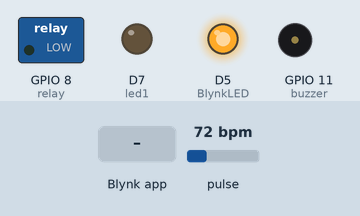
Recording of a sketch running on a simulated ESP8266 (NodeMCU). Shown: switched loads named in the sketch (green lamp = pin HIGH), output pins drawn as LEDs (lit = HIGH), buzzer (waves = sounding, pin HIGH). The test bench sets the inputs (shaded band); at power-on: pulse 72 bpm. WiFi joins after 1.5 s; servers stay silent unless stated; what the sketch prints to the serial monitor is not drawn.

Above: at 4.1 s.
4.2 s: Blynk app writes 1 to V0
At 5.0 s:
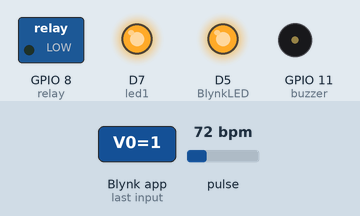
5.7 s: Blynk app writes 0 to V0
At 6.3 s:
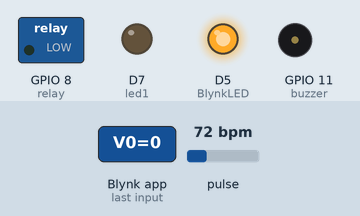
7.4 s: Blynk app writes 200 to V0
At 8.0 s:
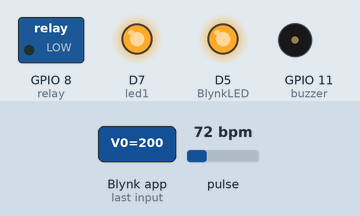
Timing chart, 0 to 10.4 s (numbered marks = the images above; inputs shaded):
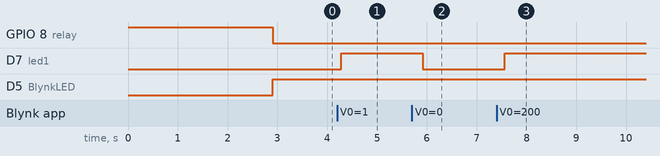

The sketch:

Advance_Seatbelt.ino
```cpp
#define USE_ARDUINO_INTERRUPTS true    // Set-up low-level interrupts for most acurate BPM math.
#include <PulseSensorPlayground.h>     // Includes the PulseSensorPlayground Library.

#define BLYNK_TEMPLATE_ID "TMPL3_p9T5jnL"
#define BLYNK_TEMPLATE_NAME "SmartLEDS"
#define BLYNK_AUTH_TOKEN "XVoGxQX2SixExD8HsHjno6IYukvBF1Vq"

#define BLYNK_PRINT Serial

#include <ESP8266WiFi.h>
#include <BlynkSimpleEsp8266.h>

//server status led
#define BlynkLED D5

//buttons and led pins
#define btn1 D1

#define led1 D7

//  Variables
const int PulseWire = 0;       // PulseSensor PURPLE WIRE connected to ANALOG PIN 0
const int LED13 = 13;          // The on-board Arduino LED, close to PIN 13.
int relay = 8;
int Threshold = 550;           // Determine which Signal to "count as a beat" and which to ignore.
const int buzzer = 11;
                               // Use the "Gettting Started Project" to fine-tune Threshold Value beyond default setting.
                               // Otherwise leave the default "550" value.

// Relay state
bool relayState = false;

//led states
bool led1State = false;

// Server state | flag for online/offline mode
bool onlineMode = false;

// WiFi config
char ssid[] = "homenet";
char pass[] = "homenet2002";

const char *ifttt_ssid = "homenet";
const char *ifttt_pass = "homenet2002";
const char *host = "maker.ifttt.com";

BlynkTimer timer;

PulseSensorPlayground pulseSensor;

//
void isServerConnected(){
  bool isConnected = Blynk.connected();
  if(isConnected == true){
    onlineMode = true;
    digitalWrite(BlynkLED, HIGH);
    Serial.println("Connected");
  }
  if(isConnected == false){
    if(onlineMode == true){
     onlineMode = false;
    }
    Serial.println("Not Connected");
    digitalWrite(BlynkLED, LOW);
  }
}


//------------------------------------------------SETUP FUNCTION---------------------------------------------------------//
void setup() {

  //Base setup
  pinMode(buzzer, OUTPUT);
  pinMode(relay,OUTPUT);
  digitalWrite(relay,HIGH);
  Serial.begin(9600);          // For Serial Monitor

  //Setup blynk app
  timer.setInterval(2000L, isServerConnected);
  pinMode(BlynkLED, OUTPUT);
  pinMode(led1, OUTPUT);
  pinMode(btn1, INPUT_PULLUP); //For testing

  // Configure the PulseSensor object, by assigning our variables to it.
  pulseSensor.analogInput(PulseWire);
  pulseSensor.blinkOnPulse(LED13);       //auto-magically blink Arduino's LED with heartbeat.
  pulseSensor.setThreshold(Threshold);

  // Double-check the "pulseSensor" object was created and "began" seeing a signal.
   if (pulseSensor.begin()) {
    Serial.println("We created a pulseSensor Object !");  //This prints one time at Arduino power-up,  or on Arduino reset.
  }

  //Blynk Link
  Blynk.begin(BLYNK_AUTH_TOKEN, ssid, pass);

  //IFTTT Setup
  Serial.println("Email from Node Mcu");
  delay(100);

  Serial.print("Connecting to ");
  Serial.println(ifttt_ssid);

  WiFi.begin(ifttt_ssid, ifttt_pass);

  while (WiFi.status() != WL_CONNECTED)
  {
    delay(500);
    Serial.print(".");
  }

  Serial.println("");
  Serial.println("IP address: ");
  Serial.println(WiFi.localIP());

  delay(1000);

}

//------------------------------------------------LOOP FUNCTION---------------------------------------------------------//
void loop() {

  //Blynk.run();
  timer.run();

  int myBPM = pulseSensor.getBeatsPerMinute();  // Calls function on our pulseSensor object that returns BPM as an "int".
                                               // "myBPM" hold this BPM value now.

  digitalWrite(relay,LOW);
  Serial.println("♥  A HeartBeat Happened ! "); // If test is "true", print a message "a heartbeat happened".
  Serial.print("BPM: ");                        // Print phrase "BPM: "
  Serial.println(myBPM);                        // Print the value inside of myBPM.
  digitalWrite(buzzer, LOW);


  if(myBPM <= 0){
    digitalWrite(buzzer,HIGH);
  }

  if(onlineMode){
    Blynk.run();
    // whenOnline(); //handles online functionalities
  }else{
    // whenOffline(); //handles offline functionalities
  }

  WiFiClient client;
  const int httpPort = 80;
  if (!client.connect(host, httpPort))
  {
    Serial.println("connection failed");
    return;
  }

  //Email notification

  // if (safetyDistance < 20){

    // digitalWrite(buzzer, HIGH);

    String url = "/trigger/watertank/json/with/key/dT_ncxZbU5WTEk2UA1edgSnhL5TNAw84v6nIFvvvGjW";

    Serial.print("Requesting URL: ");
    Serial.println(url);

    client.print(String("GET ") + url + " HTTP/1.1\r\n" +
                 "Host: " + host + "\r\n" +
                 "Connection: close\r\n\r\n");
  // }

  delay(20);                    // considered best practice in a simple sketch and testing

}

void updateLEDs(){
  digitalWrite(led1, led1State);
}

void updateBlynkServer(){
   Blynk.virtualWrite(V0, led1State);
}


  BLYNK_WRITE(V0){
    led1State = param.asInt();
    Serial.println(led1State);
    updateLEDs();
  }
```

Measured:
- after the input at 4.2 s, D7 (led1): LOW → HIGH after 0.08 s
- after the input at 5.7 s, D7 (led1): HIGH → LOW after 0.22 s
- after the input at 7.4 s, D7 (led1): LOW → HIGH after 0.16 s
